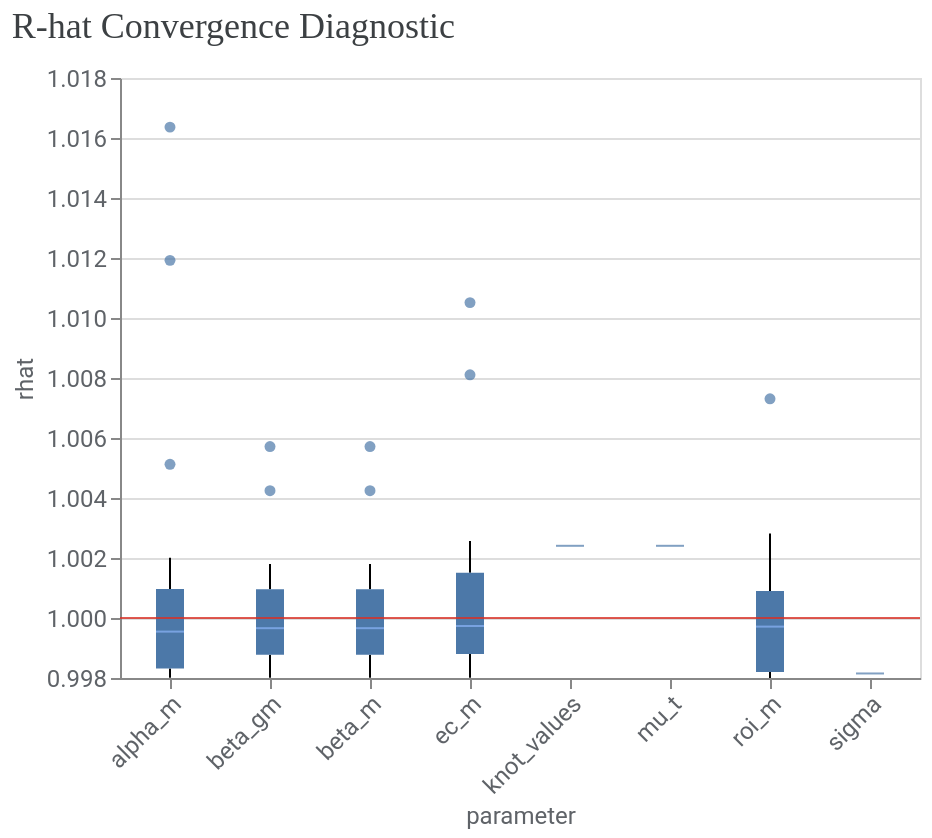

Notebook code cell kept with this figure:
### Markdown cell above
---
## 3. Built-in Visualizations

Meridian ships with rich Altair-based visualizations via the `visualizer` module.
These are interactive — hover over data points for details.

### Visualizer Classes

| Class | Key Plots |
|-------|----------|
| `ModelDiagnostics` | R-hat boxplot, prior/posterior distributions |
| `ModelFit` | Expected vs actual outcome |
| `MediaEffects` | Response curves, adstock decay, Hill curves |
| `MediaSummary` | ROI bars, contribution waterfall/pie, spend vs contribution |

### Code cell
# --- R-hat Convergence Diagnostics ---
diag = visualizer.ModelDiagnostics(mmm)
diag.plot_rhat_boxplot()

### Figure 1 — Vega-Lite specification as saved in the notebook (floating-point values rounded to 4 significant figures)
{"config": {"view": {"continuousWidth": 300, "continuousHeight": 300}, "axis": {"labelColor": "#5F6368", "labelFont": "Roboto", "labelFontSize": 12, "titleColor": "#5F6368", "titleFont": "Roboto", "titleFontSize": 12, "titleFontWeight": "normal"}}, "layer": [{"data": {"name": "data-c5aea1b35351d26f62e23ed500c74119"}, "mark": {"type": "boxplot", "median": {"color": "#8AB4F8"}, "outliers": {"filled": true}}, "encoding": {"x": {"axis": {"labelAngle": -45}, "field": "parameter", "type": "nominal"}, "y": {"field": "rhat", "scale": {"zero": false}, "type": "quantitative"}}}, {"data": {"name": "empty"}, "mark": {"type": "rule", "color": "#D93025", "opacity": 0.8}, "encoding": {"y": {"datum": 1}}}], "title": {"text": "R-hat Convergence Diagnostic", "anchor": "start", "color": "#3C4043", "font": "Google Sans Display", "fontSize": 18, "fontWeight": "normal", "offset": 10}, "width": 400, "$schema": "https://vega.github.io/schema/vega-lite/v6.1.0.json", "datasets": {"data-c5aea1b35351d26f62e23ed500c74119": [{"parameter": "alpha_m", "rhat": 1.002}, {"parameter": "alpha_m", "rhat": 0.9982}, {"parameter": "alpha_m", "rhat": 0.9986}, {"parameter": "alpha_m", "rhat": 0.998}, {"parameter": "alpha_m", "rhat": 0.9999}, {"parameter": "alpha_m", "rhat": 0.9995}, {"parameter": "alpha_m", "rhat": 0.9984}, {"parameter": "alpha_m", "rhat": 0.9997}, {"parameter": "alpha_m", "rhat": 0.9981}, {"parameter": "alpha_m", "rhat": 0.9995}, {"parameter": "alpha_m", "rhat": 0.9982}, {"parameter": "alpha_m", "rhat": 1.012}, {"parameter": "alpha_m", "rhat": 0.9996}, {"parameter": "alpha_m", "rhat": 1.016}, {"parameter": "alpha_m", "rhat": 1.005}, {"parameter": "beta_gm", "rhat": 0.9981}, {"parameter": "beta_gm", "rhat": 1.001}, {"parameter": "beta_gm", "rhat": 0.9997}, {"parameter": "beta_gm", "rhat": 0.998}, {"parameter": "beta_gm", "rhat": 0.9999}, {"parameter": "beta_gm", "rhat": 0.9981}, {"parameter": "beta_gm", "rhat": 0.9996}, {"parameter": "beta_gm", "rhat": 0.9985}, {"parameter": "beta_gm", "rhat": 0.9991}, {"parameter": "beta_gm", "rhat": 0.9993}, {"parameter": "beta_gm", "rhat": 1.002}, {"parameter": "beta_gm", "rhat": 1.0}, {"parameter": "beta_gm", "rhat": 0.9999}, {"parameter": "beta_gm", "rhat": 1.006}, {"parameter": "beta_gm", "rhat": 1.004}, {"parameter": "beta_m", "rhat": 0.9981}, {"parameter": "beta_m", "rhat": 1.001}, {"parameter": "beta_m", "rhat": 0.9997}, {"parameter": "beta_m", "rhat": 0.998}, {"parameter": "beta_m", "rhat": 0.9999}, {"parameter": "beta_m", "rhat": 0.9981}, {"parameter": "beta_m", "rhat": 0.9996}, {"parameter": "beta_m", "rhat": 0.9985}, {"parameter": "beta_m", "rhat": 0.9991}, {"parameter": "beta_m", "rhat": 0.9993}, {"parameter": "beta_m", "rhat": 1.002}, {"parameter": "beta_m", "rhat": 1.0}, {"parameter": "beta_m", "rhat": 0.9999}, {"parameter": "beta_m", "rhat": 1.006}, {"parameter": "beta_m", "rhat": 1.004}, {"parameter": "ec_m", "rhat": 0.9991}, {"parameter": "ec_m", "rhat": 0.998}, {"parameter": "ec_m", "rhat": 0.9993}, {"parameter": "ec_m", "rhat": 0.9984}, {"parameter": "ec_m", "rhat": 0.9983}, {"parameter": "ec_m", "rhat": 1.001}, {"parameter": "ec_m", "rhat": 1.001}, {"parameter": "ec_m", "rhat": 0.9994}, {"parameter": "ec_m", "rhat": 1.002}, {"parameter": "ec_m", "rhat": 0.9985}, {"parameter": "ec_m", "rhat": 1.008}, {"parameter": "ec_m", "rhat": 1.003}, {"parameter": "ec_m", "rhat": 1.0}, {"parameter": "ec_m", "rhat": 1.011}, {"parameter": "ec_m", "rhat": 0.9997}, {"parameter": "knot_values", "rhat": 1.002}, {"parameter": "mu_t", "rhat": 1.002}, {"parameter": "mu_t", "rhat": 1.002}, {"parameter": "mu_t", "rhat": 1.002}, {"parameter": "mu_t", "rhat": 1.002}, {"parameter": "mu_t", "rhat": 1.002}, {"parameter": "mu_t", "rhat": 1.002}, {"parameter": "mu_t", "rhat": 1.002}, {"parameter": "mu_t", "rhat": 1.002}, {"parameter": "mu_t", "rhat": 1.002}, {"parameter": "mu_t", "rhat": 1.002}, {"parameter": "mu_t", "rhat": 1.002}, {"parameter": "mu_t", "rhat": 1.002}, {"parameter": "mu_t", "rhat": 1.002}, {"parameter": "mu_t", "rhat": 1.002}, {"parameter": "mu_t", "rhat": 1.002}, {"parameter": "mu_t", "rhat": 1.002}, {"parameter": "mu_t", "rhat": 1.002}, {"parameter": "mu_t", "rhat": 1.002}, {"parameter": "mu_t", "rhat": 1.002}, {"parameter": "mu_t", "rhat": 1.002}, {"parameter": "mu_t", "rhat": 1.002}, {"parameter": "mu_t", "rhat": 1.002}, {"parameter": "mu_t", "rhat": 1.002}, {"parameter": "mu_t", "rhat": 1.002}, {"parameter": "mu_t", "rhat": 1.002}, {"parameter": "mu_t", "rhat": 1.002}, {"parameter": "mu_t", "rhat": 1.002}, {"parameter": "mu_t", "rhat": 1.002}, {"parameter": "mu_t", "rhat": 1.002}, {"parameter": "mu_t", "rhat": 1.002}, {"parameter": "mu_t", "rhat": 1.002}, {"parameter": "mu_t", "rhat": 1.002}, {"parameter": "mu_t", "rhat": 1.002}, {"parameter": "mu_t", "rhat": 1.002}, {"parameter": "mu_t", "rhat": 1.002}, {"parameter": "mu_t", "rhat": 1.002}, {"parameter": "roi_m", "rhat": 0.998}, {"parameter": "roi_m", "rhat": 1.001}, {"parameter": "roi_m", "rhat": 0.9995}, {"parameter": "roi_m", "rhat": 0.9983}, {"parameter": "roi_m", "rhat": 0.9997}, {"parameter": "roi_m", "rhat": 0.9981}, {"parameter": "roi_m", "rhat": 1.003}, {"parameter": "roi_m", "rhat": 0.998}, {"parameter": "roi_m", "rhat": 1.0}, {"parameter": "roi_m", "rhat": 1.0}, {"parameter": "roi_m", "rhat": 1.007}, {"parameter": "roi_m", "rhat": 1.001}, {"parameter": "roi_m", "rhat": 0.9988}, {"parameter": "roi_m", "rhat": 0.9981}, {"parameter": "roi_m", "rhat": 1.002}, {"parameter": "sigma", "rhat": 0.9982}], "empty": [{}]}}
